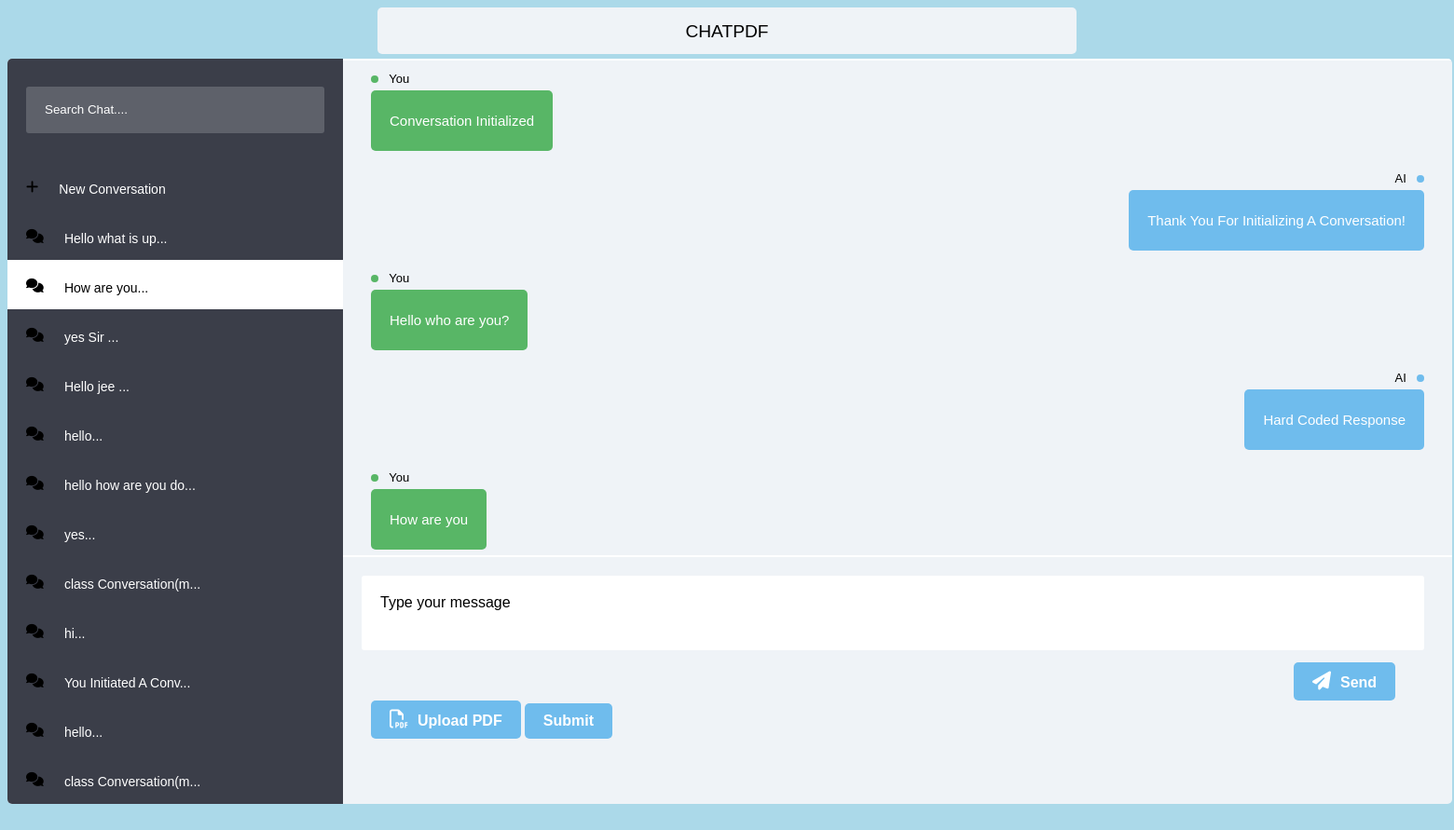
The page / on the database its author committed.
### app/models.py (models this page shows, shortened)
class Conversation(models.Model):
    messages = models.ManyToManyField(Message)
    created_at = models.DateTimeField(auto_now_add=True)
    selected_conversation = models.BooleanField(default=False)
    def __str__(self):
        if self.messages.exists():
            last_message = self.messages.last()
            return f"{last_message.human_message[:20]}..."
        return "Empty Conversation"

class Message(models.Model):
    human_message = models.CharField(max_length=255)
    ai_message = models.CharField(max_length=255)
    created_at = models.DateTimeField(auto_now_add=True)

### app/views.py (the view)
# urls.py: path("",index,name="index"),
def index(request):
    conversations = Conversation.objects.all().order_by('-created_at')
    selected_conversation = Conversation.objects.filter(selected_conversation=True).first()
    context = {
        "conversations":conversations,
        "selected_conversation":selected_conversation,
    }
    return render(request,"index.html",context)

### ai_frontend/templates/index.html (shortened to what this page needs)
{% load static %}
<!DOCTYPE html>
<html>
<head>
  <link rel="stylesheet" href="{% static 'css/index.css' %}">
  <link
      rel="stylesheet"
      href="https://cdnjs.cloudflare.com/ajax/libs/font-awesome/6.1.1/css/all.min.css"
    />
</head>
<body>
  <div class="title">CHATPDF</div>
  <div id="container">
    <aside>
      <header>
        <input type="text" placeholder="Search Chat....">
      </header>
      <ul>
        <li><i style="padding-left: 20px;padding-top: 10px;" class="fas fa-plus"></i>
          <div style="margin-left: 5%;">
            <a href="{% url 'new_conversation' %}" style="text-decoration: none;"><h2>New Conversation</h2></a>
          </div>
        </li>
        {% for conversation in conversations %}
        <li {% if conversation.selected_conversation %}
        style="background-color: white;"
        {% endif %}><i class="fa fa-comments" style="padding-left: 20px;padding-top: 10px;" aria-hidden="true"></i>
          <div style="margin-left: 5%;">
            <a href="{% url 'select_conversation' conversation.id %}" style="text-decoration: none;"
              >
              <h2 {% if conversation.selected_conversation %}
              style="color:black"
              {% endif %} >{{conversation}}</h2>
            </a>
          </div>
        </li>
        {% endfor %}
      </ul>
    </aside>
    <main>
      {% if selected_conversation %}
      <ul id="chat">
        {% for message in selected_conversation.messages.all %}
        <li class="you">
          <div class="entete">
            <span class="status green"></span>
            <h2>You</h2>
          </div>
          <div class="message">
            {{message.human_message}}
          </div>
        </li>
        <li class="ai">
          <div class="entete">
            <h2>AI</h2>
            <span class="status blue"></span>
          </div>
          <div class="message">
            {{message.ai_message}}
          </div>
        </li>
        {% endfor %}
      </ul>
      {% else %}
      <div class="starting_conversation">
        <h1>Start A Conversation</h1>
      </div>
      {% endif %}
      <footer>
        <form role="form" method="POST" action="{% url 'send_message' %}">
          <div class="flex-grow-0 py-3 px-4 border-top">
            <div class="input-group">
              <textarea placeholder="Type your message" name="message" class="my-textarea" style="font-size: 16px; font-family: Arial, sans-serif;"></textarea>
              <button class="send_button" type="submit"><i class="fas fa-paper-plane" style="margin-right: 10px;font-size: 20px;"></i>Send</button>
            </div>
          </div>
        </form>
        <form method="post" enctype="multipart/form-data" role="form" action="{% url 'upload_pdf' %}">
          <label for="pdf_files" class="label_for_pdf_input"><i class="far fa-file-pdf" style="margin-right: 10px;font-size: 20px;"></i>Upload PDF</label>
          <button type="submit" name="submit" class="pdf_submit" disabled>Submit</button>
        </form>
      </footer>
    </main>
  </div>
</body>
</html>

### ai_frontend/static/css/index.css (style rules this page uses)
* { box-sizing:border-box; }
body { background-color:#abd9e9; font-family:Arial; }
#container { width:1550px; height:800px; background:#eff3f7; margin:0 auto; font-size:0; border-radius:5px; overflow:hidden; }
.title,.flash_messages { width:750px; height:50px; background:#eff3f7; margin:0 auto; border-radius:5px; overflow:hidden; margin-bottom: 5px; padding-top: 15px; font-size: larger; text-align: center; }
aside { width:360px; height:800px; background-color:#3b3e49; display:inline-block; font-size:15px; vertical-align:top; }
main { width:1190px; height:800px; display:inline-block; font-size:15px; vertical-align:top; }
aside header { padding:30px 20px; }
aside input { width:100%; height:50px; line-height:50px; padding:0 50px 0 20px; background-color:#5e616a; border:none; border-radius:3px; color:#fff; background-image:url(https://s3-us-west-2.amazonaws.com/s.cdpn.io/1940306/ico_search.png); background-repeat:no-repeat; background-position:250px; background-size:40px; }
aside input::placeholder { color:#fff; }
aside ul { padding-left:0; margin:0; list-style-type:none; overflow-y:scroll; height:690px; }
aside li { padding:10px 0; }
h2,h3 { margin:0; }
aside li div { display:inline-block; vertical-align:top; margin-top:12px; }
aside li h2 { font-size:14px; color:#fff; font-weight:normal; margin-bottom:5px; }
.status { width:8px; height:8px; border-radius:50%; display:inline-block; margin-right:7px; }
.green { background-color:#58b666; }
.blue { background-color:#6fbced; margin-right:0; margin-left:7px; }
#chat { padding-left:0; margin:0; list-style-type:none; overflow-y:scroll; height:535px; border-top:2px solid #fff; border-bottom:2px solid #fff; }
#chat li { padding:10px 30px; }
#chat h2,#chat h3 { display:inline-block; font-size:13px; font-weight:normal; }
#chat .entete { margin-bottom:5px; }
#chat .message { padding:20px; color:#fff; line-height:25px; max-width:90%; display:inline-block; text-align:left; border-radius:5px; width: fit-content; max-width: 100%; word-wrap: break-word; }
#chat .ai { text-align:right; }
#chat .you .message { background-color:#58b666; }
#chat .ai .message { background-color:#6fbced; }
main footer { height:155px; padding:20px 30px 10px 20px; }
main footer textarea { resize:none; border:none; display:block; width:100%; height:80px; border-radius:3px; padding:20px; font-size:13px; margin-bottom:13px; white-space: pre; }
main footer textarea::placeholder { color:black; }
.send_button,.pdf_submit { display: inline-block; padding: 10px 20px; font-size: 16px; font-weight: bold; text-align: center; text-decoration: none; background-color: #6fbced; color: #fff; border: none; border-radius: 5px; cursor: pointer; }
.send_button { margin-left:1000px; }
.label_for_pdf_input { display: inline-block; padding: 10px 20px; font-size: 16px; font-weight: bold; text-align: center; text-decoration: none; background-color: #6fbced; color: #fff; border: none; border-radius: 5px; cursor: pointer; margin-left:10px; }

### rows shown on the page
Conversation: id.human_message "Hello what is up..."
Conversation: id.human_message "How are you..."
Conversation: id.human_message "yes Sir ..."
Conversation: id.human_message "Hello jee ..."
Conversation: id.human_message "hello..."
Conversation: id.human_message "hello how are you do..."
Conversation: id.human_message "yes..."
Conversation: id.human_message "class Conversation(m..."
Conversation: id.human_message "hi..."
Conversation: id.human_message "You Initiated A Conv..."
Conversation: id.human_message "hello..."
Conversation: id.human_message "class Conversation(m..."
Message: human_message "Conversation Initialized", ai_message "Thank You For Initializing A Conversation!"
Message: human_message "Hello who are you?", ai_message "Hard Coded Response"
Message: human_message "How are you"
